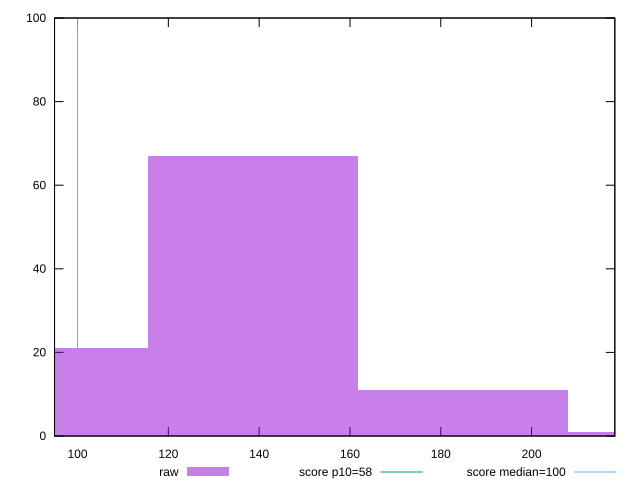

Source code (gnuplot):
reset

$raw <<EOF
184.898033671413 11
231.12254208926626 1
138.67352525355975 67
92.4490168357065 21
EOF

set key outside below
set boxwidth 46.22450841785325
set xrange [94.93333333333334:218.33333333333312]
set yrange [0:100]
set trange [0:100]
set style fill transparent solid 0.5 noborder

set parametric
set terminal svg size 640, 490 enhanced background rgb 'white'
set output "report_00020_2021-02-19T21:17:38.612Z2/estimated-input-latency/samples/pages/raw/histogram.svg"

plot $raw title "raw" with boxes, \
     58,t title "score p10=58", \
     100,t title "score median=100"

reset
